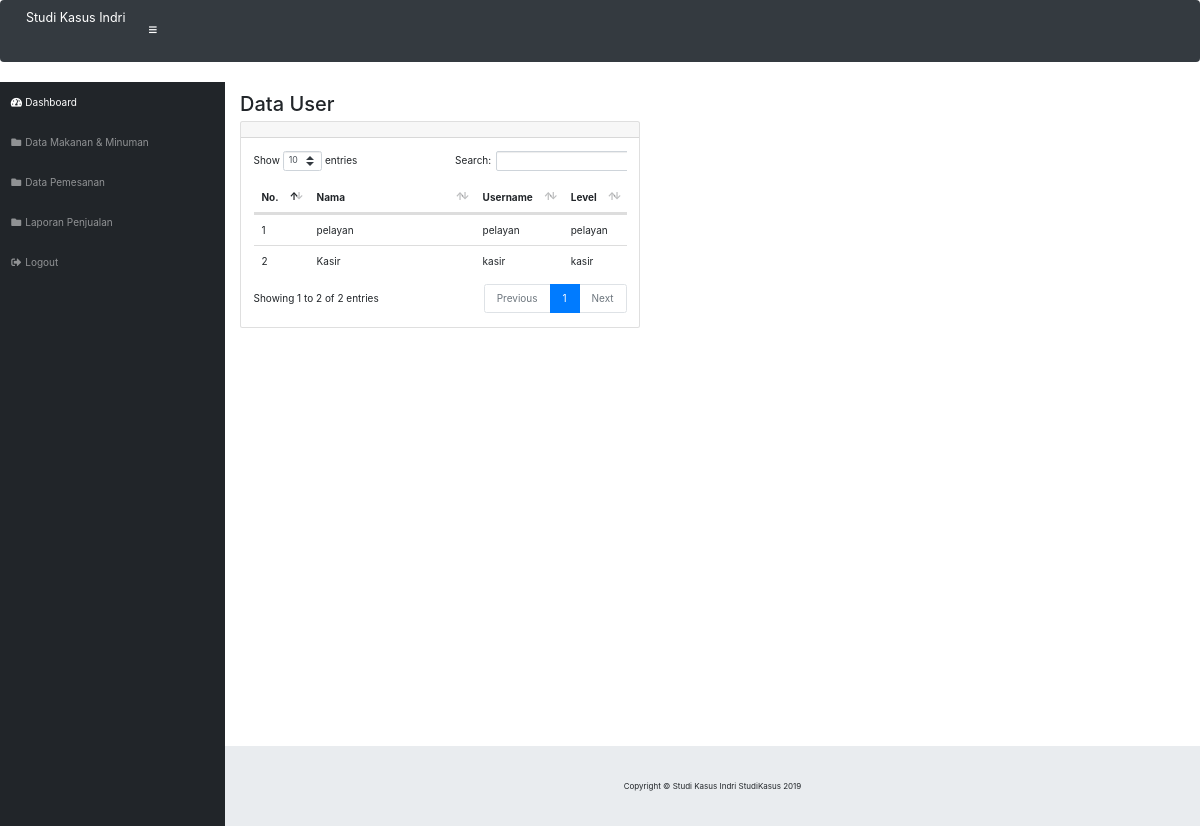
The app's page /index.php/user with its own data.
### tables this page shows
CREATE TABLE IF NOT EXISTS `user` (
`id` int(10) NOT NULL,
  `nama` varchar(30) NOT NULL,
  `username` varchar(30) NOT NULL,
  `password` varchar(60) NOT NULL,
  `level` enum('pelayan','kasir') NOT NULL
);

### application/controllers/User.php (called while the page is built, shortened)
<?php
class User extends CI_Controller
{
    public function __construct()
    {
        $this->load->model("user_model");
        $this->load->library('form_validation');
    }
    public function index()
    {
        $data["user"] = $this->user_model->getAll();
        $this->load->view("user/list", $data);
    }
}

### index.php (called while the page is built, shortened)
<?php
require_once BASEPATH.'core/CodeIgniter.php';

### application/models/User_model.php (called while the page is built, shortened)
<?php defined('BASEPATH') OR exit('No direct script access allowed');
class User_model extends CI_Model
{
    private $_table = "user";
    public function getAll()
    {
        return $this->db->get($this->_table)->result();
    }
}

### application/views/user/list.php (the view, shortened to what this page needs)
<!DOCTYPE html>
<html lang="en">
<head>
</head>
<body id="page-top">
	<div id="wrapper">
		<div id="content-wrapper">
			<div class="container-fluid">
				<h2> Data User </h2>
				<div class="card mb-3">
					<div class="card-header">
					</div>
					<div class="card-body">
						<div class="table-responsive">
							<table class="table table-hover" id="dataTable" width="100%" cellspacing="0">
								<thead>
									<tr>
										<th>No.</th>
										<th>Nama</th>
										<th>Username</th>
										<th>Level</th>
									</tr>
								</thead>
								<tbody>
									<?php foreach ($user as $user): ?>
									<tr>
										<td>
											<?php echo $user->id ?>
										</td>
										<td width="150">
											<?php echo $user->nama ?>
										</td>
										<td>
											<?php echo $user->username ?>
										</td>
										<td>
											<?php echo $user->level ?>
										</td>
									</tr>
									<?php endforeach; ?>
								</tbody>
							</table>
						</div>
					</div>
				</div>
			</div>
		</div>
	</div>
</body>
</html>

### records on screen
user: id "1", nama "pelayan", username "pelayan", level "pelayan"
user: id "2", nama "Kasir", username "kasir", level "kasir"

### other values on screen
SITE_NAME "StudiKasus"
Date('Y') "2019"
